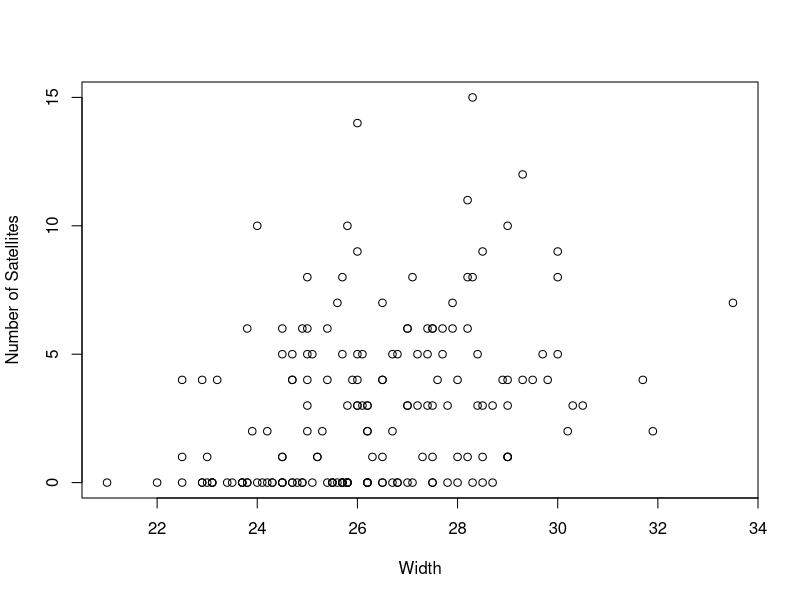

The R script that drew this image:
### Example 4.3:  Horseshoe Crab Data (Simple Loglinear Regression)

horseshoe <- read.table("horseshoe.txt", header=TRUE)

head(horseshoe)


### Plot of Number of Satellites versus Width

plot(satell ~ width, data=horseshoe, xlab="Width",
     ylab="Number of Satellites")


### Loglinear Regression on Width

hsfit <- glm(satell ~ width, family=poisson, data=horseshoe)

summary(hsfit)

